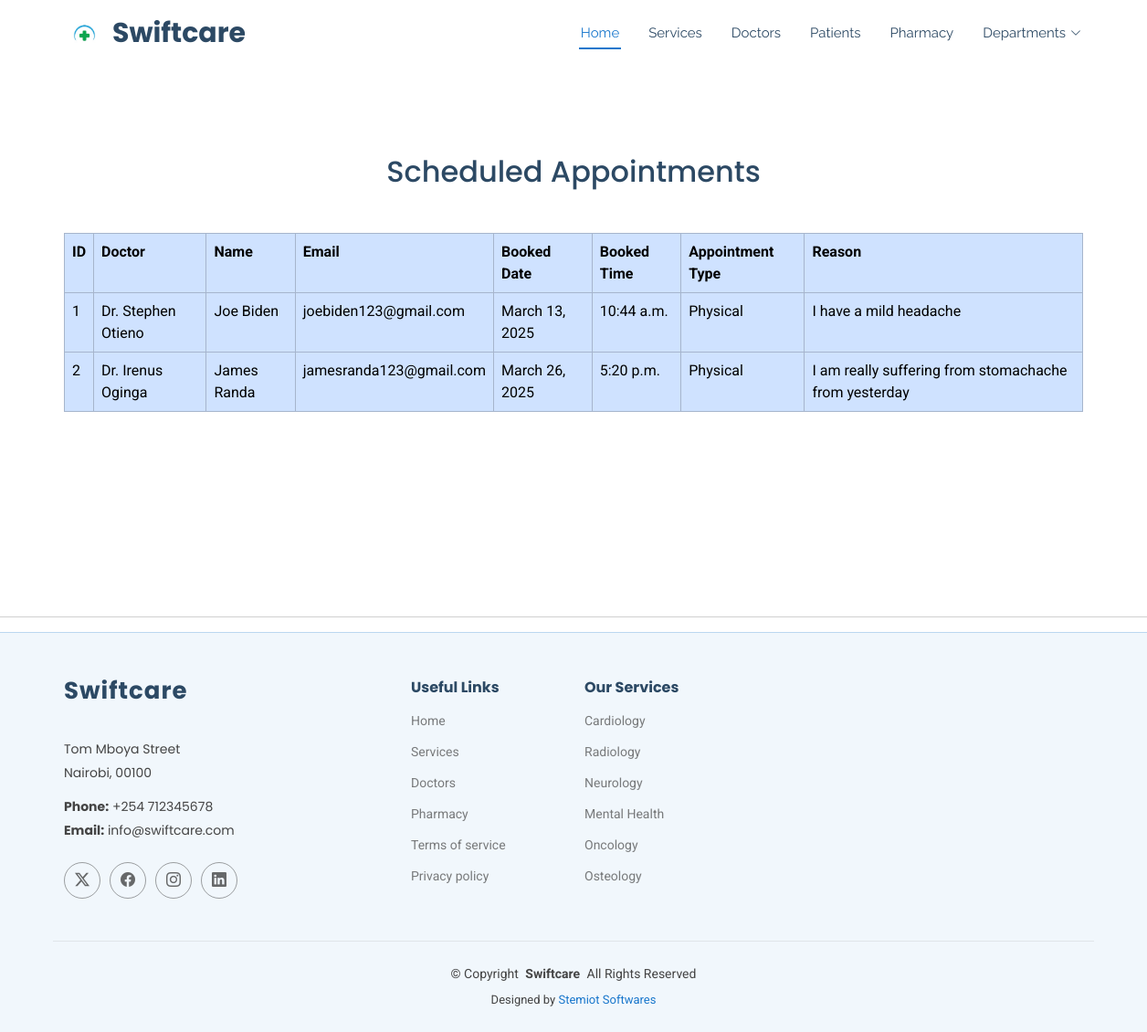
Page /scheduled_appointments/ on the earlier database version.
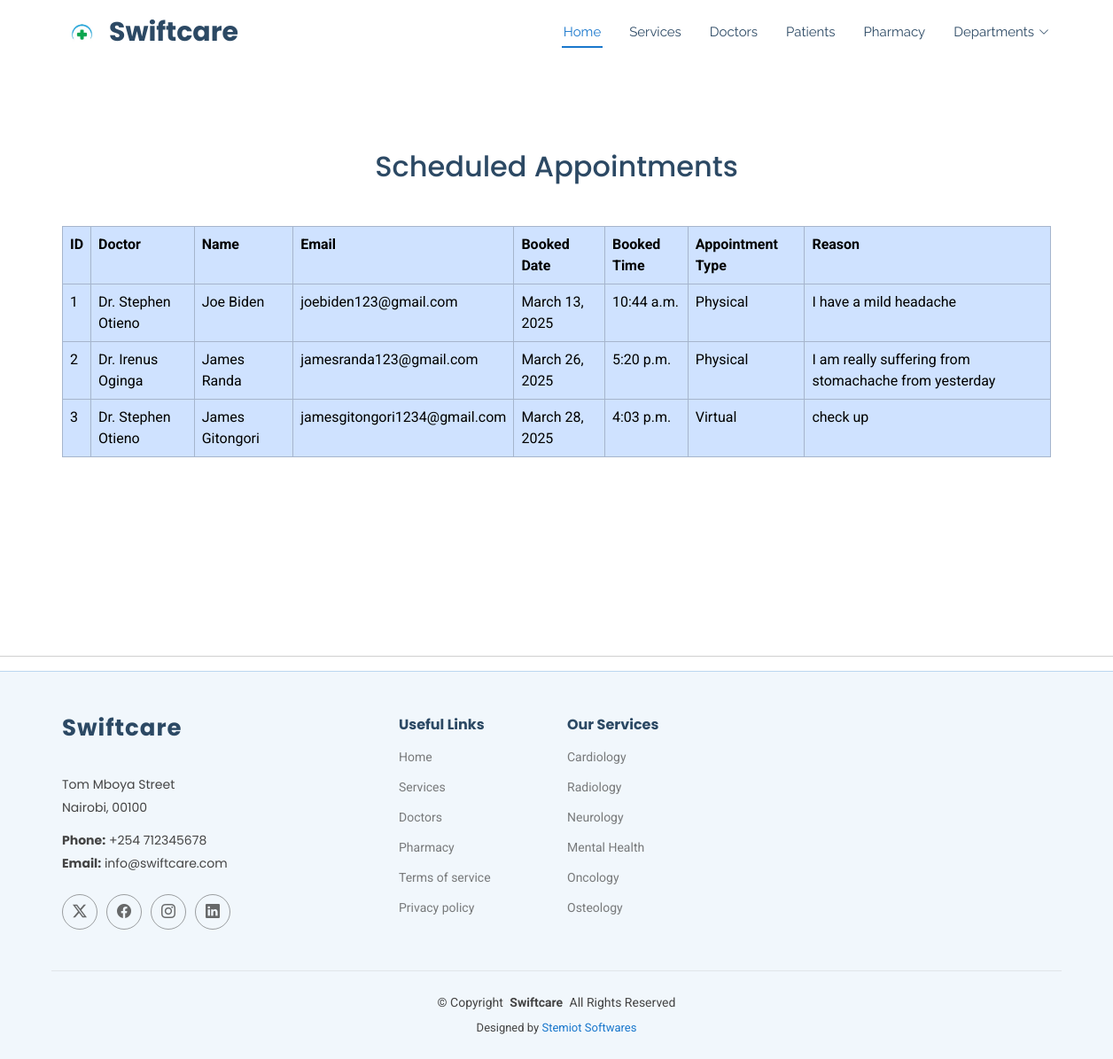
Same page on the later database version.
### swiftcare/models.py (models this page shows, shortened)
class Appointment(models.Model):
    APPOINTMENT_TYPES = [
        ('Physical', 'Physical'),
        ('Virtual', 'Virtual'),
    ]
    doctor = models.ForeignKey(Doctor, on_delete=models.CASCADE)
    name = models.CharField(max_length=255)
    email = models.EmailField()
    date = models.DateField()
    time = models.TimeField()
    reason = models.TextField()
    appointment_type = models.CharField(max_length=10, choices=APPOINTMENT_TYPES, default='Physical')  # New field

class Doctor(models.Model):
    doctor_name = models.CharField(max_length=100)
    doctor_email = models.EmailField()
    doctor_contact = models.CharField(max_length=50)
    SPECIALIZATION_CHOICES = [
        ('Cardiology', 'Cardiology'),
        ('Radiology', 'Radiology'),
        ('Neurology', 'Neurology'),
        ('Mental Health', 'Mental Health'),
        ('Oncology', 'Oncology'),
        ('Osteology', 'Osteology'),
    ]
    doctor_specialization = models.CharField(max_length=50, choices=SPECIALIZATION_CHOICES, default='cardiology')
    AVAILABILITY_CHOICES = [
        ('7am-1pm', '7am-1pm'),
        ('1pm-6pm', '1pm-6pm'),
        ('6pm-9pm', '6pm-9pm'),
        ('9pm-7am', '9pm-7am'),
    ]
    doctor_availability = models.CharField(max_length=50, choices=AVAILABILITY_CHOICES, default='7am-1pm')
    doctor_image = models.ImageField(upload_to='doctors/')

### swiftcare/views.py (the view)
# urls.py: path("scheduled_appointments/", views.scheduled_appointments, name="scheduled_appointments"),
def scheduled_appointments(request):
    appointments = Appointment.objects.select_related("doctor").all().order_by("date", "time")
    return render(request, "scheduled_appointments.html", {"appointments": appointments})

### swiftcare/templates/scheduled_appointments.html (shortened to what the changed rows need)
{% load static %}
<!DOCTYPE html>
<html lang="en">
<head>
  <link href="{% static 'assets/vendor/bootstrap/css/bootstrap.min.css' %}" rel="stylesheet">
  <link href="{% static 'assets/vendor/bootstrap-icons/bootstrap-icons.css' %}" rel="stylesheet">
  <link href="{%  static 'assets/vendor/aos/aos.css' %}" rel="stylesheet">
  <link href="{%  static 'assets/vendor/fontawesome-free/css/all.min.css' %}" rel="stylesheet">
  <link href="{%  static 'assets/vendor/glightbox/css/glightbox.min.css' %}" rel="stylesheet">
  <link href="{%  static 'assets/vendor/swiper/swiper-bundle.min.css' %}" rel="stylesheet">
  <link href="{%  static 'assets/css/main.css' %}" rel="stylesheet">
</head>
<body class="index-page">
  <header id="header" class="header sticky-top">
    <div class="branding d-flex align-items-center">
      <div class="container position-relative d-flex align-items-center justify-content-between">
        <a href="{% url 'homepage' %}" class="logo d-flex align-items-center me-auto">
          <h1 class="sitename">Swiftcare</h1>
        </a>
      </div>
    </div>
  </header>
<main class="main container mt-4"><br><br><br>
    <h2 class="text-center mb-4">Scheduled Appointments</h2>
    {% if appointments %}
    <div class="table-responsive">
      <table class="table table-bordered table-hover  table-primary"><br>
    <tr>
        <th>ID</th>
        <th>Doctor</th>
        <th>Name</th>
        <th>Email</th>
        <th>Booked Date</th>
        <th>Booked Time</th>
        <th>Appointment Type</th>
        <th>Reason</th>
    </tr>
    {% for appointment in appointments %}
    <tr>
        <td>{{ forloop.counter }}</td>
        <td>{{ appointment.doctor.doctor_name }}</td>
        <td>{{ appointment.name }}</td>
        <td>{{ appointment.email }}</td>
        <td>{{ appointment.date }}</td>
        <td>{{ appointment.time }}</td>
        <td>{{ appointment.appointment_type }}</td>
        <td>{{ appointment.reason }}</td>
    </tr>
    {% endfor %}
</table>
    </div>
    {% else %}
    <p class="text-center text-muted">No scheduled appointments at the moment.</p>
    {% endif %}
</main>
  <br><br> <br><br><br><br><br><br>
</body>
</html>

Differences in the rows shown:
added Appointment: doctor.doctor_name "Dr. Stephen Otieno", name "James Gitongori", email "jamesgitongori1234@gmail.com", date "March 28, 2025", time "4:03 p.m.", appointment_type "Virtual", reason "check up"
